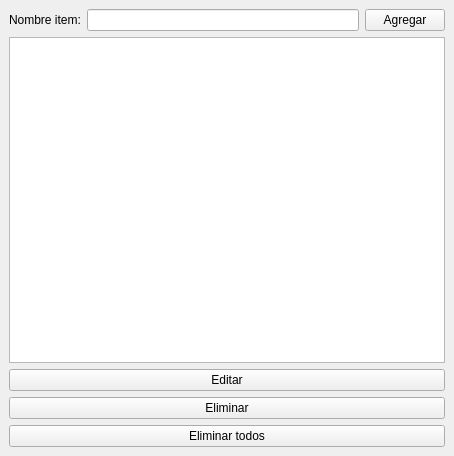
<?xml version="1.0" encoding="UTF-8"?>
<ui version="4.0">
 <class>MainWindow</class>
 <widget class="QMainWindow" name="MainWindow">
  <property name="geometry">
   <rect>
    <x>0</x>
    <y>0</y>
    <width>454</width>
    <height>456</height>
   </rect>
  </property>
  <property name="windowTitle">
   <string>MainWindow</string>
  </property>
  <widget class="QWidget" name="centralwidget">
   <layout class="QVBoxLayout" name="verticalLayout">
    <item>
     <layout class="QHBoxLayout" name="horizontalLayout">
      <item>
       <widget class="QLabel" name="label">
        <property name="text">
         <string>Nombre item:</string>
        </property>
       </widget>
      </item>
      <item>
       <widget class="QLineEdit" name="nombre"/>
      </item>
      <item>
       <widget class="QPushButton" name="agregar">
        <property name="text">
         <string>Agregar</string>
        </property>
       </widget>
      </item>
     </layout>
    </item>
    <item>
     <widget class="QListWidget" name="lista"/>
    </item>
    <item>
     <widget class="QPushButton" name="editar">
      <property name="text">
       <string>Editar</string>
      </property>
     </widget>
    </item>
    <item>
     <widget class="QPushButton" name="eliminar">
      <property name="text">
       <string>Eliminar</string>
      </property>
     </widget>
    </item>
    <item>
     <widget class="QPushButton" name="eliminarTodos">
      <property name="text">
       <string>Eliminar todos</string>
      </property>
     </widget>
    </item>
   </layout>
  </widget>
 </widget>
 <resources/>
 <connections/>
</ui>
